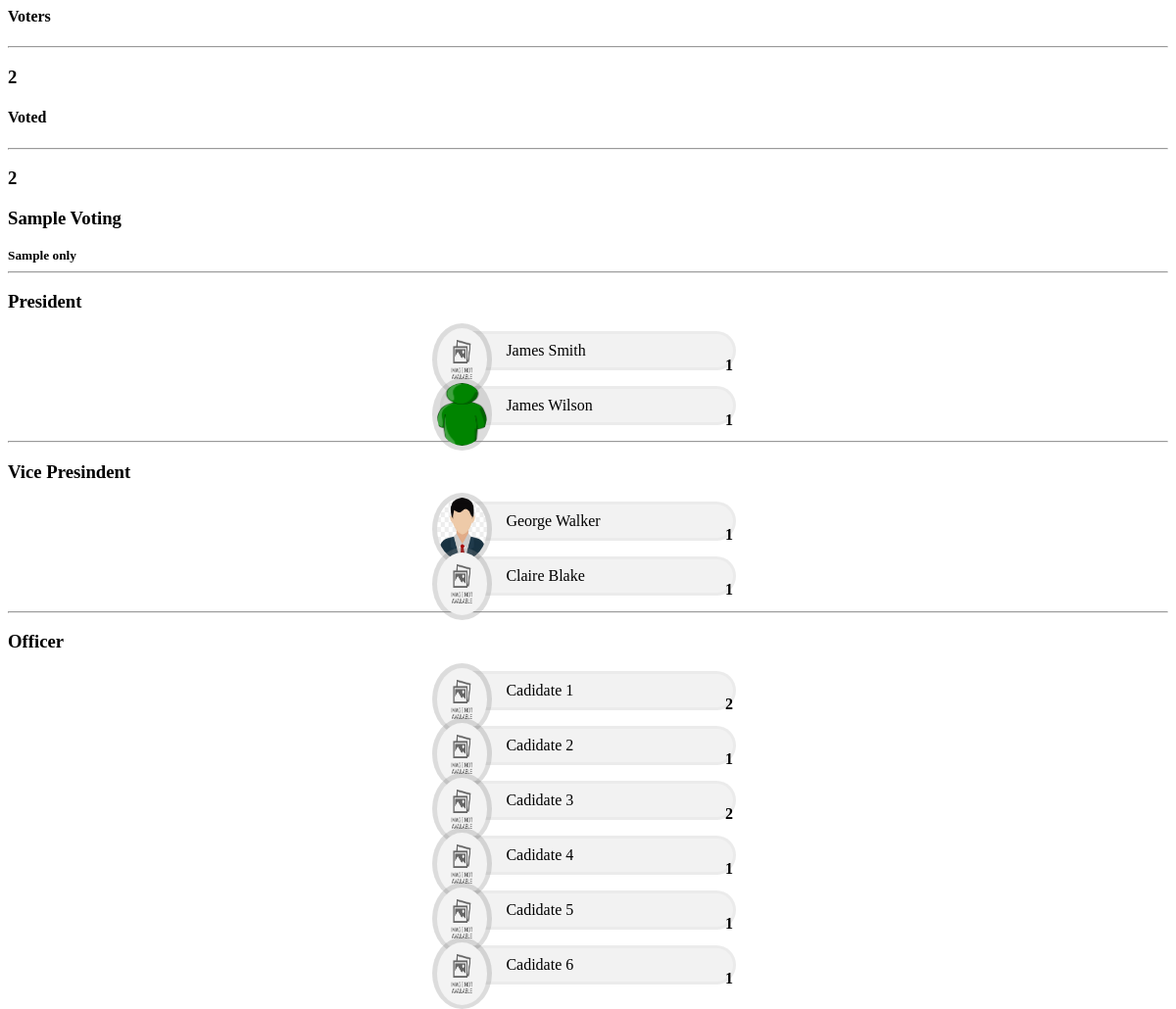
The app's page /home.php with its own data.
### tables this page shows
CREATE TABLE `category_list` (
  `id` int(30) NOT NULL,
  `category` text NOT NULL
);

CREATE TABLE `voting_opt` (
  `id` int(30) NOT NULL,
  `voting_id` int(30) NOT NULL,
  `category_id` int(30) NOT NULL,
  `image_path` text NOT NULL,
  `opt_txt` text NOT NULL
);

CREATE TABLE `votes` (
  `id` int(30) NOT NULL,
  `voting_id` int(30) NOT NULL,
  `category_id` int(30) NOT NULL,
  `voting_opt_id` int(30) NOT NULL,
  `user_id` int(30) NOT NULL
);

### home.php (the view, shortened to what this page needs)
<div class="containe-fluid">
	<?php include('db_connect.php') ;
	$votes  = $conn->query("SELECT * FROM votes where voting_id = $id ");
	$v_arr = array();
	while($row=$votes->fetch_assoc()){
		if(!isset($v_arr[$row['voting_opt_id']]))
			$v_arr[$row['voting_opt_id']] = 0;
		$v_arr[$row['voting_opt_id']] += 1;
	}
	$opts = $conn->query("SELECT * FROM voting_opt where voting_id=".$id);
	$opt_arr = array();
		while($row=$opts->fetch_assoc()){
		$opt_arr[$row['category_id']][] = $row;
	}
	?>
	<div class="row">
		<div class="col-lg-12">
			<div class="card col-md-4 offset-2 bg-info float-left">
				<div class="card-body text-white">
					<h4><b>Voters</b></h4>
					<hr>
					<h3 class="text-right"><b><?php echo $conn->query('SELECT * FROM users where type = 2 ')->num_rows ?></b></h3>
				</div>
			</div>
			<div class="card col-md-4 offset-2 bg-primary ml-4 float-left">
				<div class="card-body text-white">
					<h4><b>Voted</b></h4>
					<hr>
					<h3 class="text-right"><b><?php echo $conn->query('SELECT distinct(user_id) FROM votes where voting_id = '.$id)->num_rows ?></b></h3>
				</div>
			</div>
		</div>
	</div>
	<div class="row mt-3 ml-3 mr-3">
			<div class="col-lg-12">
			<div class="card">
				<div class="card-body">
					<div class="text-center">
						<h3><b><?php echo $title ?></b></h3>
						<small><b><?php echo $description; ?></b></small>
					</div>
					<?php
					$cats = $conn->query("SELECT * FROM category_list where id in (SELECT category_id from voting_opt where voting_id = '".$id."' )");
					while($row = $cats->fetch_assoc()):
					?>
						<hr>
						<div class="row mb-4">
							<div class="col-md-12">
									<div class="text-center">
										<h3><b><?php echo $row['category'] ?></b></h3>
									</div>
							</div>
						</div>
						<div class="row mt-3">
						<?php foreach ($opt_arr[$row['id']] as $candidate) {
						?>
							<div class="candidate" style="position: relative;">
								<div class="img-field">
									<img src="assets/img/<?php echo $candidate['image_path'] ?>" alt="">
								</div>
								<div class="candidate_name"><?php echo $candidate['opt_txt'] ?></div>
								<div class="vote-field">
									<span class="badge badge-success"><large><b><?php echo isset($v_arr[$candidate['id']]) ? number_format($v_arr[$candidate['id']]) : 0 ?></b></large></span>
								</div>
							</div>
						<?php } ?>
						</div>
					<?php endwhile; ?>
				</div>
			</div>
		</div>
		</div>
	</div>

### home.php (style rules this page uses)
.candidate { margin: auto; width: 23vw; padding: 0 10px; border-radius: 20px; margin-bottom: 1em; display: flex; border: 3px solid #00000008; background: #8080801a; }
.candidate_name { margin: 8px; margin-left: 3.4em; margin-right: 3em; width: 100%; }
.img-field { display: flex; height: 8vh; width: 4.3vw; padding: .3em; background: #80808047; border-radius: 50%; position: absolute; left: -.7em; top: -.7em; }
.candidate img { height: 100%; width: 100%; margin: auto; border-radius: 50%; }
.vote-field { position: absolute; right: 0; bottom: -.4em; }

### records on screen
category_list: category "President"
voting_opt: image_path (placeholder picture), opt_txt "James Smith", id "1"
voting_opt: image_path (picture), opt_txt "James Wilson", id.voting_id "1"
category_list: category "Vice Presindent"
voting_opt: image_path (picture), opt_txt "George Walker", id.voting_id "1"
voting_opt: image_path (placeholder picture), opt_txt "Claire Blake", id.voting_id "1"
category_list: category "Officer"
voting_opt: image_path (placeholder picture), opt_txt "Cadidate 1", id "2"
voting_opt: image_path (placeholder picture), opt_txt "Cadidate 2", id.voting_id "1"
voting_opt: image_path (placeholder picture), opt_txt "Cadidate 3", id "2"
voting_opt: image_path (placeholder picture), opt_txt "Cadidate 4", id.voting_id "1"
voting_opt: image_path (placeholder picture), opt_txt "Cadidate 5", id.voting_id "1"
voting_opt: image_path (placeholder picture), opt_txt "Cadidate 6", id.voting_id "1"

### other values on screen
$conn->query('SELECT * FROM users where type = 2 ')->num_rows "2"
$title "Sample Voting"
$description "Sample only"
